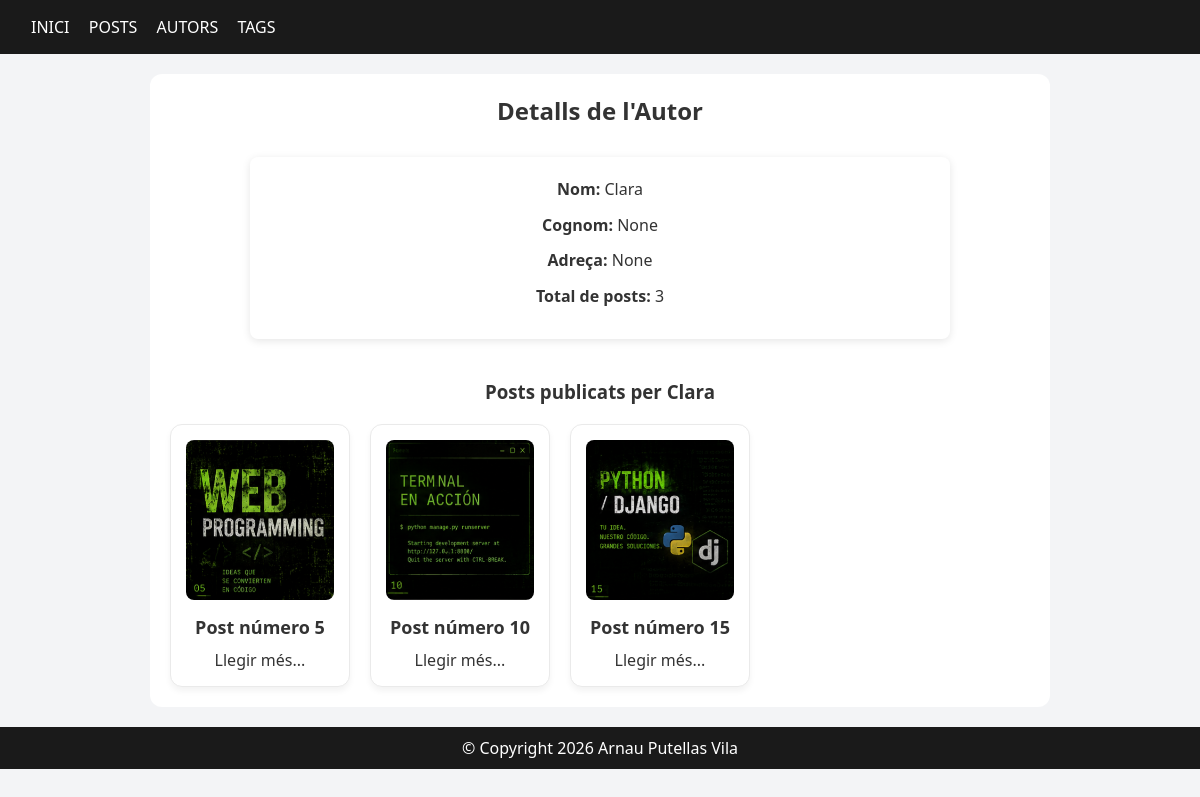
/authors/4, run on an earlier commit of the app's database.
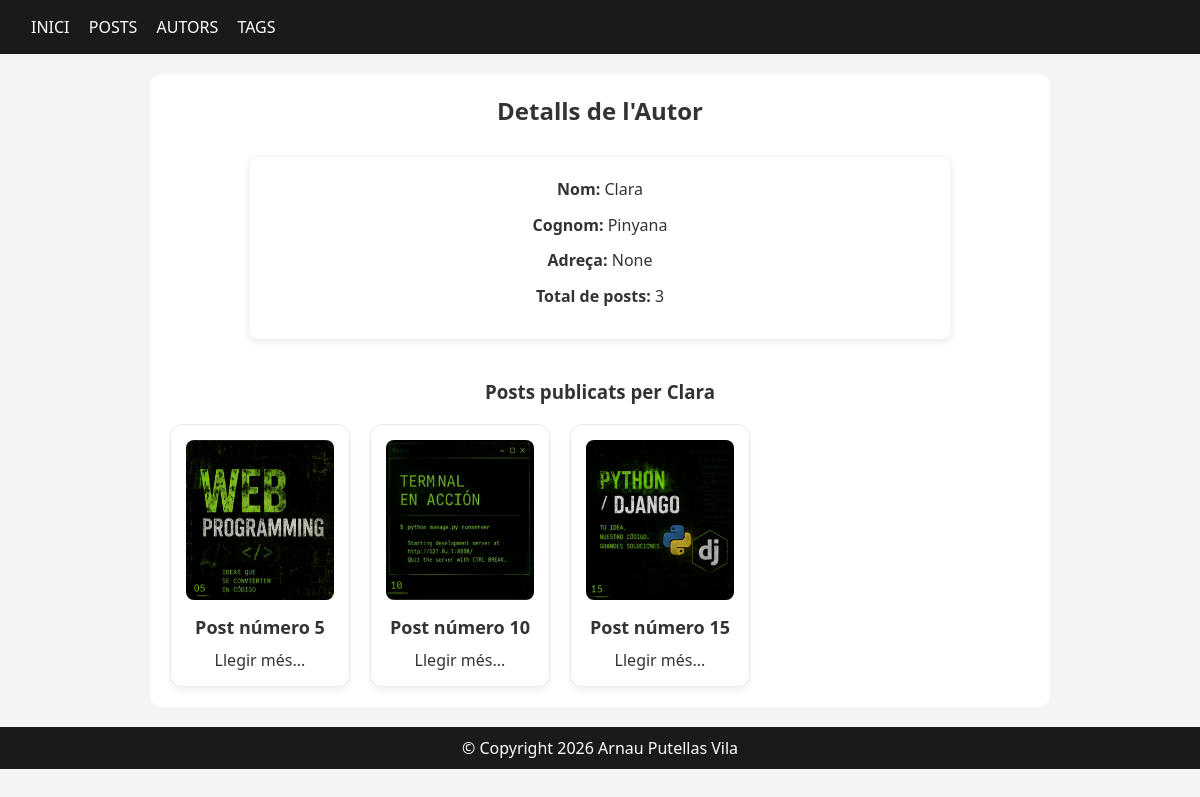
And on a later commit of the database.
### blog/models.py (models this page shows, shortened)
class Author(models.Model):
    name = models.CharField(max_length=100)
    surname = models.CharField(max_length=100, blank=True, null=True)
    email = models.EmailField(blank=True, null=True)
    bio = models.TextField()
    def total_posts(self):
        return self.post_set.count()

### blog/views.py (the view)
# urls.py: path('authors/<int:autor_id>', views.author_detail, name='author-detail'),
def author_detail(request, autor_id):
    author = get_object_or_404(Author, id=autor_id)
    posts = Post.objects.filter(author=author)
    return render(request, 'blog/author_detail.html', {'author': author, 'posts': posts})

### blog/templates/blog/author_detail.html (shortened to what this page needs)
{% extends 'blog/base.html' %}
{% load static %}
{% block content %}
  <section class="authors-section">
    <h2 style="text-align: center; margin-bottom: 30px;">Detalls de l'Autor</h2>
    <div class="author-info">
      <p><strong>Nom:</strong> {{ author.name }}</p>
      <p><strong>Cognom:</strong> {{ author.surname }}</p>
      <p><strong>Adreça:</strong> {{ author.email }}</p>
      <p><strong>Total de posts:</strong> {{ author.total_posts }}</p>
    </div>
    <h3 style="margin: 40px 0 20px;">Posts publicats per {{ author.name }}</h3>
    <section class="posts-grid">
      {% for post in posts %}
        <div class="post-card">
          {% if post.image %}
            <img src="{{ post.image.url }}" alt="Imatge de {{ post.title }}">
          {% else %}
            <img src="{% static 'imatges/banner.jpg' %}" alt="Imatge per defecte">
          {% endif %}
          <h3>{{ post.title }}</h3>
          <a href="{% url 'posts-detail' post.slug %}">Llegir més...</a>
        </div>
      {% empty %}
        <p style="text-align: center;">Aquest autor encara no ha publicat cap post.</p>
      {% endfor %}
    </section>
  </section>
{% endblock %}

What changed in the data, as far as the page shows it:
changed Author "Clara": surname "None" → "Pinyana"
